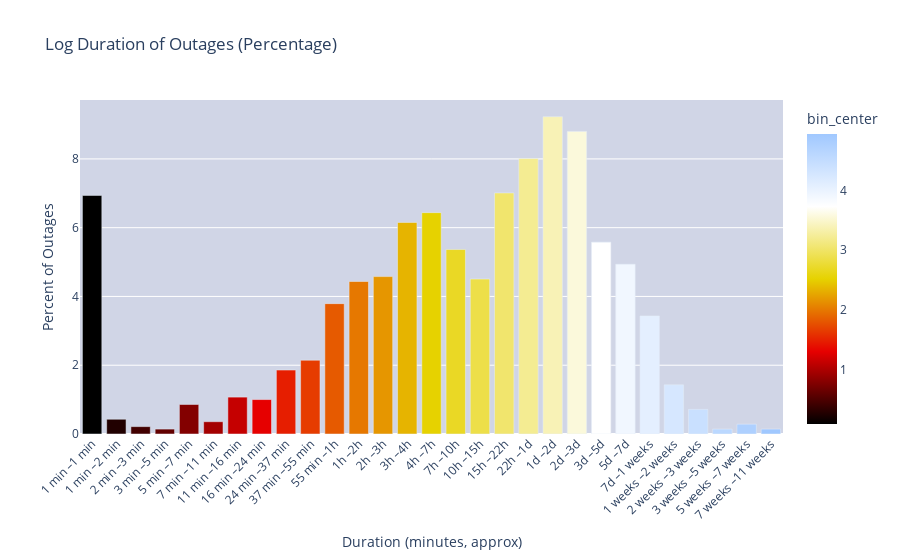

Notebook code for this chart:
### Code cell
duration = outage['duration']
duration = pd.to_numeric(duration, errors='coerce').dropna()
duration = duration[duration > 0]  # log can't handle zero or negative

log_duration = np.log10(duration)
df = pd.DataFrame({'log_duration': log_duration})

# Create bins manually
bin_edges = np.linspace(log_duration.min(), log_duration.max(), 30)
df['bin'] = pd.cut(df['log_duration'], bins=bin_edges, include_lowest=True)
# Calculate counts per bin
bin_counts = df['bin'].value_counts().sort_index()
bin_centers = [interval.mid for interval in bin_counts.index]


hist_df = pd.DataFrame({
    'bin_center': bin_centers,
    'count': bin_counts.values
})
total_outages = df['log_duration'].notna().sum()
hist_df['percent'] = (hist_df['count'] / total_outages) * 100


# Make the minutes human readable 
def human_readable(mins):
    if mins >= (7 * 1440): 
        return f"{round(mins / (7 * 1440))} weeks"
    elif mins >= 1440:
        return f"{round(mins / 1440)}d"
    elif mins >= 60:
        return f"{round(mins / 60)}h"
    else:
        return f"{int(round(mins))} min"

hist_df['bin_label'] = [
    f"{human_readable(10**interval.left)} –{human_readable(10**interval.right)}"
    for interval in bin_counts.index
]

tick_vals = hist_df['bin_center']
tick_text = [f"{int(np.expm1(x))}" for x in tick_vals]

log_duration = px.bar(
    hist_df,
    x='bin_label',
    y='percent',
    color='bin_center',
    color_continuous_scale=px.colors.sequential.Blackbody,
    labels={'bin_label': 'Duration Range', 'percent': 'Percent of Outages'},
    title='Log Duration of Outages (Percentage)'
)

log_duration.update_layout(
    plot_bgcolor="#d0d5e6",
    xaxis_title='Duration (minutes, approx)',
    xaxis_tickangle=-45
)

log_duration.update_traces(
    hovertemplate=
        'Duration Range: %{x}<br>' +
        'Percent of Outages: %{y:.2f}%<extra></extra>'
)

log_duration.show()

### Figure 1 — Plotly figure (JSON) as saved in the notebook; plotly's stock layout.template omitted (floating-point values rounded to 4 significant figures)
{"data": [{"alignmentgroup": "True", "hovertemplate": "Duration Range: %{x}<br>Percent of Outages: %{y:.2f}%<extra></extra>", "legendgroup": "", "marker": {"color": [0.0865, 0.2605, 0.434, 0.608, 0.7815, 0.955, 1.129, 1.302, 1.476, 1.65, 1.824, 1.997, 2.171, 2.345, 2.518, 2.692, 2.865, 3.039, 3.212, 3.386, 3.56, 3.733, 3.907, 4.081, 4.255, 4.428, 4.602, 4.776, 4.949], "coloraxis": "coloraxis", "pattern": {"shape": ""}}, "name": "", "offsetgroup": "", "orientation": "v", "showlegend": false, "textposition": "auto", "type": "bar", "x": ["1 min –1 min", "1 min –2 min", "2 min –3 min", "3 min –5 min", "5 min –7 min", "7 min –11 min", "11 min –16 min", "16 min –24 min", "24 min –37 min", "37 min –55 min", "55 min –1h", "1h –2h", "2h –3h", "3h –4h", "4h –7h", "7h –10h", "10h –15h", "15h –22h", "22h –1d", "1d –2d", "2d –3d", "3d –5d", "5d –7d", "7d –1 weeks", "1 weeks –2 weeks", "2 weeks –3 weeks", "3 weeks –5 weeks", "5 weeks –7 weeks", "7 weeks –11 weeks"], "xaxis": "x", "y": [6.938, 0.4292, 0.2146, 0.1431, 0.8584, 0.3577, 1.073, 1.001, 1.86, 2.146, 3.791, 4.435, 4.578, 6.152, 6.438, 5.365, 4.506, 7.01, 8.011, 9.227, 8.798, 5.579, 4.936, 3.433, 1.431, 0.7153, 0.1431, 0.2861, 0.1431], "yaxis": "y"}], "layout": {"barmode": "relative", "coloraxis": {"colorbar": {"title": {"text": "bin_center"}}, "colorscale": [[0, "rgb(0,0,0)"], [0.25, "rgb(230,0,0)"], [0.5, "rgb(230,210,0)"], [0.75, "rgb(255,255,255)"], [1, "rgb(160,200,255)"]]}, "legend": {"tracegroupgap": 0}, "plot_bgcolor": "#d0d5e6", "title": {"text": "Log Duration of Outages (Percentage)"}, "xaxis": {"anchor": "y", "domain": [0, 1], "tickangle": -45, "title": {"text": "Duration (minutes, approx)"}}, "yaxis": {"anchor": "x", "domain": [0, 1], "title": {"text": "Percent of Outages"}}}}
